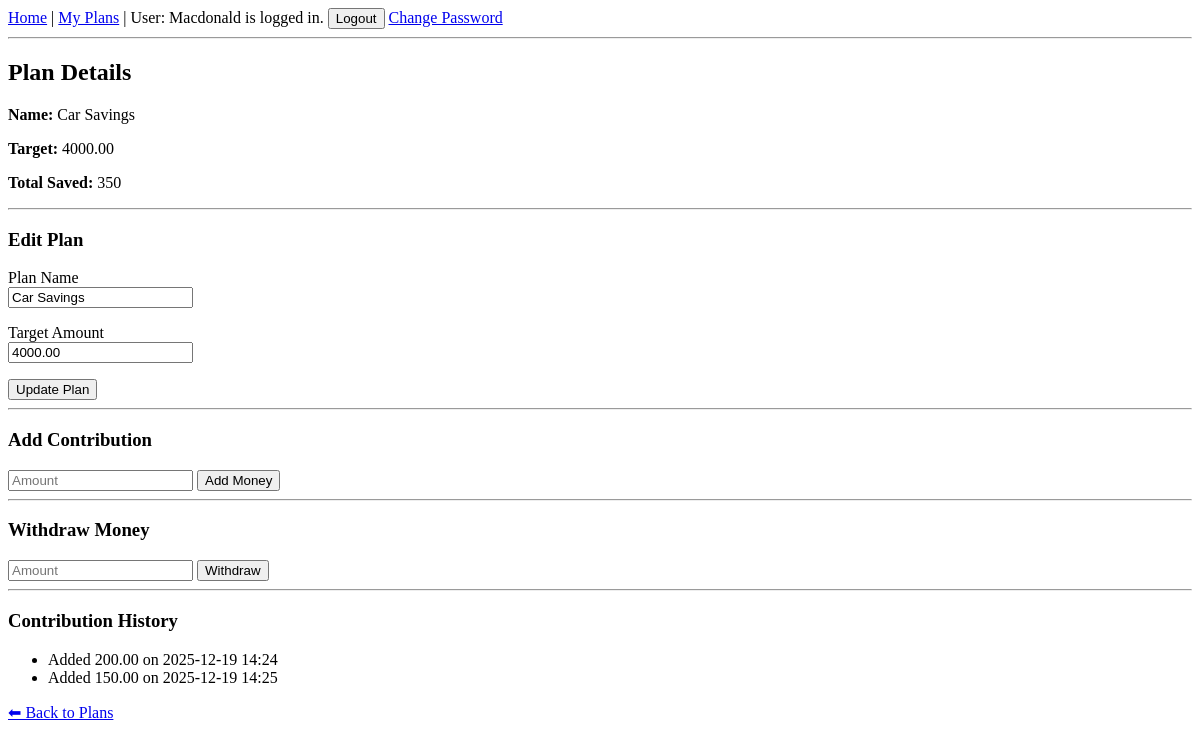
The app's page /api/plans/5/ (signed in), older data.
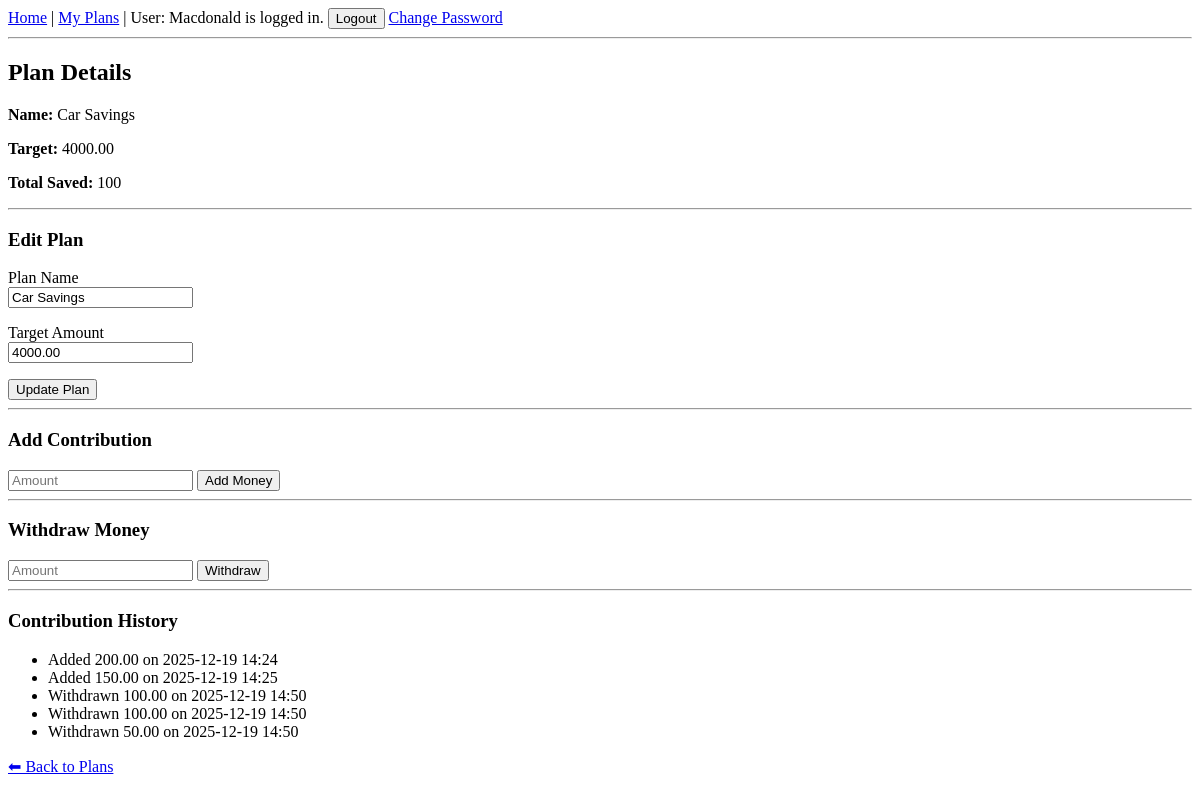
The same page, newer data.
### savings/models.py (models this page shows, shortened)
class SavingPlan(models.Model):
    FREQUENCY_CHOICES = [
        ('daily', 'Daily'),
        ('weekly', 'Weekly'),
        ('monthly', 'Monthly'),
    ]
    user = models.ForeignKey(User, on_delete=models.CASCADE, related_name='saving_plans')
    name = models.CharField(max_length=100)
    target_amount = models.DecimalField(max_digits=10, decimal_places=2)
    start_date = models.DateField()
    end_date = models.DateField()
    frequency = models.CharField(max_length=10, choices=FREQUENCY_CHOICES)
    target_per_period = models.DecimalField(max_digits=10, decimal_places=2)
    created_at = models.DateTimeField(auto_now_add=True)
    def total_saved(self):
        total = self.contributions.aggregate(
            total=Sum('amount')
        )['total']
        return total or 0

class Contribution(models.Model):
    saving_plan = models.ForeignKey(
        SavingPlan,
        on_delete=models.CASCADE,
        related_name='contributions'
    )
    amount = models.DecimalField(max_digits=10, decimal_places=2)
    created_at = models.DateTimeField(auto_now_add=True)

### savings/views.py (the view, shortened to what this page needs)
# urls.py: path('plans/<int:plan_id>/', plan_detail, name='plan_detail'),
@login_required
def plan_detail(request, plan_id):
    plan = get_object_or_404(SavingPlan, id=plan_id, user=request.user)
    if request.method == 'POST' and 'amount' in request.POST:
        Contribution.objects.create(
            saving_plan=plan,
            amount=request.POST.get('amount')
        )
        return redirect('plan_detail', plan_id=plan.id)
    contributions = Contribution.objects.filter(saving_plan=plan)
    return render(request, 'savings/plan_detail.html', {
        'plan': plan,
        'contributions': contributions
    })

### templates/savings/plan_detail.html (shortened to what this page needs)
{% extends "base.html" %}
{% block content %}
<h2>Plan Details</h2>
<p><strong>Name:</strong> {{ plan.name }}</p>
<p><strong>Target:</strong> {{ plan.target_amount }}</p>
<p><strong>Total Saved:</strong> {{ plan.total_saved }}</p>
<hr>
<h3>Edit Plan</h3>
<form method="post">
  <p>
    <label>Plan Name</label><br>
    <input type="text" name="name" value="{{ plan.name }}">
  </p>
  <p>
    <label>Target Amount</label><br>
    <input type="number" step="0.01" name="target_amount" value="{{ plan.target_amount }}">
  </p>
  <button type="submit">Update Plan</button>
</form>
<hr>
<h3>Add Contribution</h3>
<form method="post">
  <input type="number" step="0.01" name="amount" placeholder="Amount" required>
  <button type="submit">Add Money</button>
</form>
<hr>
<h3>Withdraw Money</h3>
<form method="post">
  <input type="number" step="0.01" name="withdraw_amount" placeholder="Amount" required>
  <button type="submit">Withdraw</button>
</form>
<hr>
<h3>Contribution History</h3>
<ul>
  {% for contribution in contributions %}
    <li>
      {% if contribution.amount < 0 %}
        Withdrawn {{ contribution.amount|cut:"-" }}
      {% else %}
        Added {{ contribution.amount }}
      {% endif %}
      on {{ contribution.created_at|date:"Y-m-d H:i" }}
    </li>
  {% empty %}
    <li>No transactions yet.</li>
  {% endfor %}
</ul>
<a href="{% url 'plans' %}">⬅ Back to Plans</a>
{% endblock %}

### templates/base.html (shortened to what this page needs)
<!DOCTYPE html>
<html>
<head>
</head>
<body>
<nav>
  <a href="/">Home</a> |
  <a href="/plans/">My Plans</a> |
  {% if user.is_authenticated %}
    <span>User: {{ user.username|capfirst}} is logged in.</span>
    <form action="{% url 'logout' %}" method="post" style="display:inline;">
      <button type="submit">Logout</button>
    </form>
    <a href="{% url 'password_change' %}">Change Password</a>
  {% else %}
    <a href="/register/">Register</a>
    <a href="/accounts/login/">Login</a>
  {% endif %}
</nav>
<hr>
{% block content %}{% endblock %}
</body>
</html>

Row changes from the older to the newer data that the page shows:
computed for SavingPlan "Car Savings": total_saved "350" → "100"
added Contribution: amount "100.00", created_at "2025-12-19 14:50"
added Contribution: amount "100.00", created_at "2025-12-19 14:50"
added Contribution: amount "50.00", created_at "2025-12-19 14:50"
